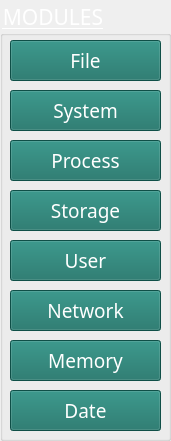
  <widget class="QGroupBox" name="groupBox_2">
   <property name="geometry">
    <rect>
     <x>30</x>
     <y>99</y>
     <width>171</width>
     <height>441</height>
    </rect>
   </property>
   <property name="font">
    <font>
     <family>Arial Rounded MT Bold</family>
     <pointsize>16</pointsize>
     <underline>true</underline>
    </font>
   </property>
   <property name="styleSheet">
    <string notr="true">color: rgb(255, 255, 255);</string>
   </property>
   <property name="title">
    <string>MODULES</string>
   </property>
   <widget class="QPushButton" name="m1_btn">
    <property name="geometry">
     <rect>
      <x>10</x>
      <y>40</y>
      <width>151</width>
      <height>41</height>
     </rect>
    </property>
    <property name="font">
     <font>
      <family>Arial Rounded MT Bold</family>
      <pointsize>14</pointsize>
     </font>
    </property>
    <property name="styleSheet">
     <string notr="true">background-color: rgb(21, 110, 99);</string>
    </property>
    <property name="text">
     <string>File</string>
    </property>
    <property name="icon">
     <iconset>
      <normaloff>../.designer/.designer/C:/Users/HP/Desktop/Git_AI_Work/PYQT5_GUI/Student_Reg_form_Project/icon.jpg</normaloff>../.designer/.designer/C:/Users/HP/Desktop/Git_AI_Work/PYQT5_GUI/Student_Reg_form_Project/icon.jpg</iconset>
    </property>
   </widget>
   <widget class="QPushButton" name="m2_btn">
    <property name="geometry">
     <rect>
      <x>10</x>
      <y>90</y>
      <width>151</width>
      <height>41</height>
     </rect>
    </property>
    <property name="font">
     <font>
      <family>Arial Rounded MT Bold</family>
      <pointsize>14</pointsize>
     </font>
    </property>
    <property name="styleSheet">
     <string notr="true">background-color: rgb(21, 110, 99);</string>
    </property>
    <property name="text">
     <string>System</string>
    </property>
    <property name="icon">
     <iconset>
      <normaloff>../.designer/.designer/C:/Users/HP/Desktop/Git_AI_Work/PYQT5_GUI/Student_Reg_form_Project/icon.jpg</normaloff>../.designer/.designer/C:/Users/HP/Desktop/Git_AI_Work/PYQT5_GUI/Student_Reg_form_Project/icon.jpg</iconset>
    </property>
   </widget>
   <widget class="QPushButton" name="m3_btn">
    <property name="geometry">
     <rect>
      <x>10</x>
      <y>140</y>
      <width>151</width>
      <height>41</height>
     </rect>
    </property>
    <property name="font">
     <font>
      <family>Arial Rounded MT Bold</family>
      <pointsize>14</pointsize>
     </font>
    </property>
    <property name="styleSheet">
     <string notr="true">background-color: rgb(21, 110, 99);</string>
    </property>
    <property name="text">
     <string>Process</string>
    </property>
    <property name="icon">
     <iconset>
      <normaloff>../.designer/.designer/C:/Users/HP/Desktop/Git_AI_Work/PYQT5_GUI/Student_Reg_form_Project/icon.jpg</normaloff>../.designer/.designer/C:/Users/HP/Desktop/Git_AI_Work/PYQT5_GUI/Student_Reg_form_Project/icon.jpg</iconset>
    </property>
   </widget>
   <widget class="QPushButton" name="m5_btn">
    <property name="geometry">
     <rect>
      <x>10</x>
      <y>240</y>
      <width>151</width>
      <height>41</height>
     </rect>
    </property>
    <property name="font">
     <font>
      <family>Arial Rounded MT Bold</family>
      <pointsize>14</pointsize>
     </font>
    </property>
    <property name="styleSheet">
     <string notr="true">background-color: rgb(21, 110, 99);</string>
    </property>
    <property name="text">
     <string>User</string>
    </property>
    <property name="icon">
     <iconset>
      <normaloff>../.designer/.designer/C:/Users/HP/Desktop/Git_AI_Work/PYQT5_GUI/Student_Reg_form_Project/icon.jpg</normaloff>../.designer/.designer/C:/Users/HP/Desktop/Git_AI_Work/PYQT5_GUI/Student_Reg_form_Project/icon.jpg</iconset>
    </property>
   </widget>
   <widget class="QPushButton" name="m4_btn">
    <property name="geometry">
     <rect>
      <x>10</x>
      <y>190</y>
      <width>151</width>
      <height>41</height>
     </rect>
    </property>
    <property name="font">
     <font>
      <family>Arial Rounded MT Bold</family>
      <pointsize>14</pointsize>
     </font>
    </property>
    <property name="styleSheet">
     <string notr="true">background-color: rgb(21, 110, 99);</string>
    </property>
    <property name="text">
     <string>Storage</string>
    </property>
    <property name="icon">
     <iconset>
      <normaloff>../.designer/.designer/C:/Users/HP/Desktop/Git_AI_Work/PYQT5_GUI/Student_Reg_form_Project/icon.jpg</normaloff>../.designer/.designer/C:/Users/HP/Desktop/Git_AI_Work/PYQT5_GUI/Student_Reg_form_Project/icon.jpg</iconset>
    </property>
   </widget>
   <widget class="QPushButton" name="m6_btn">
    <property name="geometry">
     <rect>
      <x>10</x>
      <y>290</y>
      <width>151</width>
      <height>41</height>
     </rect>
    </property>
    <property name="font">
     <font>
      <family>Arial Rounded MT Bold</family>
      <pointsize>14</pointsize>
     </font>
    </property>
    <property name="styleSheet">
     <string notr="true">background-color: rgb(21, 110, 99);</string>
    </property>
    <property name="text">
     <string>Network</string>
    </property>
    <property name="icon">
     <iconset>
      <normaloff>../.designer/.designer/C:/Users/HP/Desktop/Git_AI_Work/PYQT5_GUI/Student_Reg_form_Project/icon.jpg</normaloff>../.designer/.designer/C:/Users/HP/Desktop/Git_AI_Work/PYQT5_GUI/Student_Reg_form_Project/icon.jpg</iconset>
    </property>
   </widget>
   <widget class="QPushButton" name="m8_btn">
    <property name="geometry">
     <rect>
      <x>10</x>
      <y>390</y>
      <width>151</width>
      <height>41</height>
     </rect>
    </property>
    <property name="font">
     <font>
      <family>Arial Rounded MT Bold</family>
      <pointsize>14</pointsize>
     </font>
    </property>
    <property name="styleSheet">
     <string notr="true">background-color: rgb(21, 110, 99);</string>
    </property>
    <property name="text">
     <string>Date</string>
    </property>
    <property name="icon">
     <iconset>
      <normaloff>../.designer/.designer/C:/Users/HP/Desktop/Git_AI_Work/PYQT5_GUI/Student_Reg_form_Project/icon.jpg</normaloff>../.designer/.designer/C:/Users/HP/Desktop/Git_AI_Work/PYQT5_GUI/Student_Reg_form_Project/icon.jpg</iconset>
    </property>
   </widget>
   <widget class="QPushButton" name="m7_btn">
    <property name="geometry">
     <rect>
      <x>10</x>
      <y>340</y>
      <width>151</width>
      <height>41</height>
     </rect>
    </property>
    <property name="font">
     <font>
      <family>Arial Rounded MT Bold</family>
      <pointsize>14</pointsize>
     </font>
    </property>
    <property name="styleSheet">
     <string notr="true">background-color: rgb(21, 110, 99);</string>
    </property>
    <property name="text">
     <string>Memory</string>
    </property>
    <property name="icon">
     <iconset>
      <normaloff>../.designer/.designer/C:/Users/HP/Desktop/Git_AI_Work/PYQT5_GUI/Student_Reg_form_Project/icon.jpg</normaloff>../.designer/.designer/C:/Users/HP/Desktop/Git_AI_Work/PYQT5_GUI/Student_Reg_form_Project/icon.jpg</iconset>
    </property>
   </widget>
  </widget>
